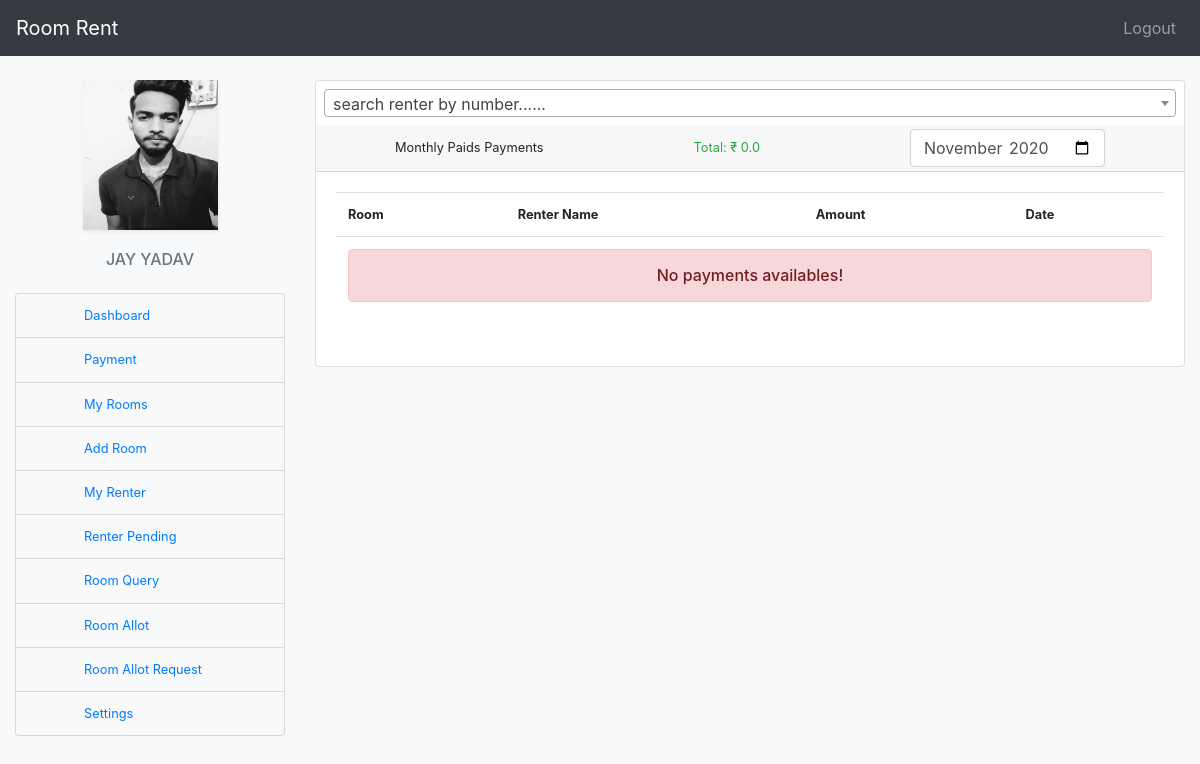
The app's page /owner_payment_paid/ (signed in), older data.
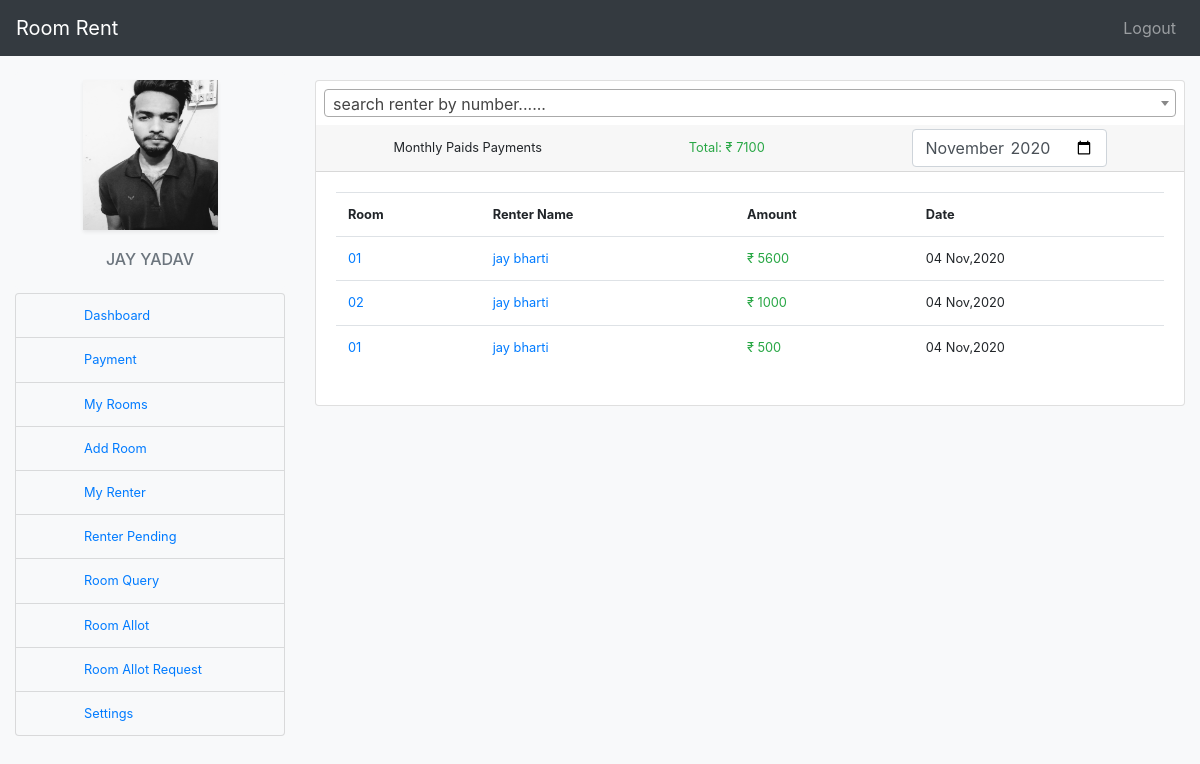
The same page, newer data.
### datawork/models.py (models this page shows, shortened)
class PaymentPaid(models.Model):
    pp_id = models.AutoField(primary_key=True)
    pp_txn = models.CharField(max_length=100)
    renter_id = models.ForeignKey(User, on_delete=models.DO_NOTHING,related_name='renter_id')
    owner_id = models.ForeignKey(User, on_delete=models.DO_NOTHING,related_name='owner_id')
    pp_amount = models.IntegerField()
    pp_allot_id = models.ForeignKey(RoomAllot,on_delete=models.DO_NOTHING)
    pp_doc = models.DateTimeField(default=datetime.now(), blank=True)
    slug = models.SlugField()

class RoomAllot(models.Model):
    ra_id = models.AutoField(primary_key=True)
    ra_room_id = models.ForeignKey(Room, on_delete=models.DO_NOTHING)
    user_id = models.ForeignKey(User, on_delete=models.DO_NOTHING,related_name='user_id')
    renter = models.ForeignKey(User, on_delete=models.DO_NOTHING,related_name='renter')
    ra_doc = models.DateTimeField(default=datetime.now(), blank=True)
    ra_status = models.CharField(max_length=20, default='1',choices=(("0", "Request"), ("1", "Active"),("2","Pending")))
    slug = models.SlugField()

class Room(models.Model):
    r_id = models.AutoField(primary_key=True)
    user_id = models.ForeignKey(User,on_delete=models.CASCADE)
    r_title = models.CharField(max_length=100)
    r_rent = models.IntegerField()
    r_type = models.ForeignKey(RoomType,on_delete=models.DO_NOTHING)
    r_desc = models.TextField(max_length=200)
    r_image = models.ImageField(upload_to="image")
    slug = models.SlugField()
    r_status = models.CharField(max_length=20, default='1',choices=(("0", "Pending"), ("1", "Active")))
    r_doc = models.DateTimeField(default=datetime.now(), blank=True)

### datawork/views.py (the view)
# urls.py: path('owner_payment_paid/',views.owner_payment_paid,name="owner_payment_paid"),
@login_required(login_url=logins)
def owner_payment_paid(r):
    if r.method == 'POST':
        date = r.POST.get('month')
        m = datetime.strptime(date, '%Y-%m').date()
        c_month = m.month
        c_year = m.year
    else:
        c_month = datetime.now().date().month
        c_year = datetime.now().date().year
        c_date = datetime.now().date()
        date = c_date.strftime('%Y-%m')
    pay = PaymentPaid.objects.filter(pp_doc__month=c_month,pp_doc__year=c_year).filter(owner_id=r.user)
    gen = PaymentGenerate.objects.filter(pg_doc__month=c_month,pg_doc__year=c_year).filter(owner=r.user)
    data = {
        "paid": pay.aggregate(Sum('pp_amount'))['pp_amount__sum'] or 00.00,
        "gen": gen.aggregate(Sum('pg_amount'))['pg_amount__sum'] or 00.00,
        "payment": pay,
        "date": date,
        "user": RoomOwner.objects.filter(user_id__username=r.user),
        "userdata": User.objects.filter(username=r.user),
    }
    return render(r,'roomowner/owner_payment_paid.html',data)

### templates/roomowner/owner_payment_paid.html (shortened to what this page needs)
{% extends 'roomowner/ro_base.html' %}
{% load template_tags %}
{% block content %}
    <div class="col-lg-9">
    <div class="row">
        <div class="col-lg-12 mt-2">
            <div class="card">
                    <div class="p-2">
                    </div>
                <div class="card-header small p-1">
                    <div class="form-inline">
                        <span class="text-center mx-auto">Monthly Paids Payments</span>
                        <span class="mx-auto text-success">Total: ₹ {{ paid }}</span>
                        <form action="" method="post" class="mx-auto">
                            <input type="month" class="form-control mx-auto small" name="month" value="{{ date }}" onchange="this.form.submit();">
                        </form>
                    </div>
                </div>
                <div class="card-body">
                    <table class="table table-responsive-sm">
                        <tr class="small">
                            <th>Room</th>
                            <th>Renter Name</th>
                            <th>Amount</th>
                            <th>Date</th>
                        </tr>
                        {% for p in payment %}
                            <tr class="small">
                                <td><a href="{% url 'owner_room_view' p.pp_allot_id.ra_room_id.slug %}" class="nav-link p-0 m-0">{{ p.pp_allot_id.ra_room_id.r_title }}</a></td>
                                <td><a href="{% url 'view_renter_profile' p.renter_id.username %}" class="nav-link p-0 m-0">{{ p.renter_id.first_name }} {{ p.renter_id.last_name }}</a></td>
                                <td class="text-success">₹ {{ p.pp_amount }}</td>
                                <td>{{ p.pp_doc|date:'d M,Y' }}</td>
                            </tr>
                        {% empty %}
                        <tr>
                            <td colspan="5"><div class="alert alert-danger h6 text-center p-3" role="alert">No payments availables!</div></td>
                        </tr>
                        {% endfor %}
                    </table>
                </div>
            </div>
        </div>
    </div>
    </div>
{% endblock %}

Row changes from the older to the newer data that the page shows:
added PaymentPaid: pp_allot_id.ra_room_id.r_title "01", renter_id.first_name "jay", renter_id.last_name "bharti", pp_amount "5600", pp_doc "04 Nov,2020"
added PaymentPaid: pp_allot_id.ra_room_id.r_title "02", renter_id.first_name "jay", renter_id.last_name "bharti", pp_amount "1000", pp_doc "04 Nov,2020"
added PaymentPaid: pp_allot_id.ra_room_id.r_title "01", renter_id.first_name "jay", renter_id.last_name "bharti", pp_amount "500", pp_doc "04 Nov,2020"
Text that changed along with them:
{{ paid }}: "0.0" → "7100"
text no longer shown: "No payments availables!"
